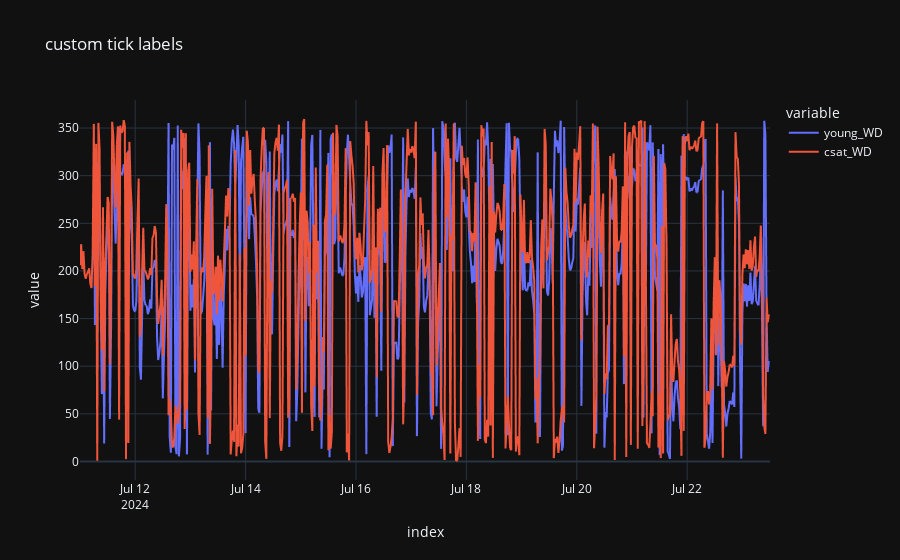

Write notebook code for a chart like this one.
### Code cell
fig = px.line(df_wd, y=["young_WD","csat_WD"],
              title='custom tick labels')

fig.show()

### Figure 1 — Plotly figure (JSON) as saved in the notebook; plotly's stock layout.template omitted (floating-point values rounded to 4 significant figures; data arrays with more than 128 entries replaced by an {"elided": "..."} marker saying what was removed)
{"data": [{"hovertemplate": "variable=young_WD<br>index=%{x}<br>value=%{y}<extra></extra>", "legendgroup": "young_WD", "line": {"color": "#636efa", "dash": "solid"}, "marker": {"symbol": "circle"}, "mode": "lines", "name": "young_WD", "showlegend": true, "type": "scattergl", "x": {"elided": "601 str values"}, "xaxis": "x", "y": {"elided": "601 float values"}, "yaxis": "y"}, {"hovertemplate": "variable=csat_WD<br>index=%{x}<br>value=%{y}<extra></extra>", "legendgroup": "csat_WD", "line": {"color": "#EF553B", "dash": "solid"}, "marker": {"symbol": "circle"}, "mode": "lines", "name": "csat_WD", "showlegend": true, "type": "scattergl", "x": {"elided": "601 str values"}, "xaxis": "x", "y": {"elided": "601 float values"}, "yaxis": "y"}], "layout": {"autosize": true, "legend": {"title": {"text": "variable"}, "tracegroupgap": 0}, "title": {"text": "custom tick labels"}, "xaxis": {"anchor": "y", "autorange": true, "domain": [0, 1], "range": ["2024-07-11", "2024-07-23 12:00"], "title": {"text": "index"}, "type": "date"}, "yaxis": {"anchor": "x", "autorange": true, "domain": [0, 1], "range": [-19.42, 379.4], "title": {"text": "value"}, "type": "linear"}}}
